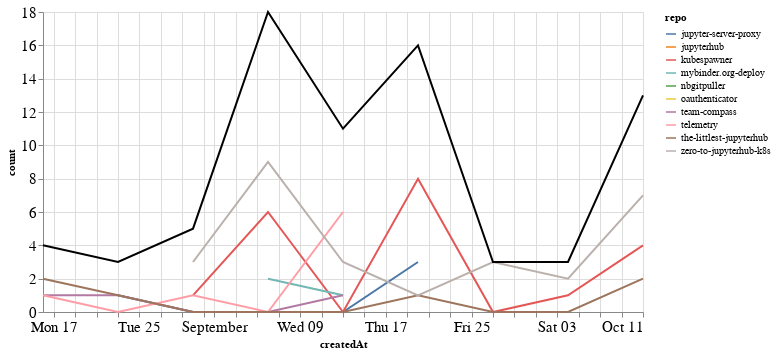

The notebook cell saved with this chart:
### Markdown cell above
## Comments

### Code cell
comments_time = comments.groupby('repo').resample('W', on='createdAt').count()['author'].reset_index()
comments_time = comments_time.rename(columns={'author': 'count'})
comments_time_total = comments_time.groupby('createdAt').agg({"count": "sum"}).reset_index()
ch1 = alt.Chart(comments_time, width=600).mark_line().encode(
    x='createdAt',
    y='count',
    color='repo',
    tooltip="repo"
)

ch2 = alt.Chart(comments_time_total, width=600).mark_line(color="black").encode(
    x='createdAt',
    y='count',
)

ch1 + ch2

### Figure 1 — Vega-Lite specification as saved in the notebook (floating-point values rounded to 4 significant figures)
{"config": {"axisLeft": {"labelFontSize": 15}, "axisBottom": {"labelFontSize": 15}}, "layer": [{"data": {"name": "data-a7ddd452dd89748d88886768906b340b"}, "mark": "line", "encoding": {"color": {"type": "nominal", "field": "repo"}, "tooltip": {"type": "nominal", "field": "repo"}, "x": {"type": "temporal", "field": "createdAt"}, "y": {"type": "quantitative", "field": "count"}}, "width": 600}, {"data": {"name": "data-55a459809a3ae8f63374b5b7ec424acf"}, "mark": {"type": "line", "color": "black"}, "encoding": {"x": {"type": "temporal", "field": "createdAt"}, "y": {"type": "quantitative", "field": "count"}}, "width": 600}], "$schema": "https://vega.github.io/schema/vega-lite/v4.8.1.json", "datasets": {"data-a7ddd452dd89748d88886768906b340b": [{"repo": "jupyter-server-proxy", "createdAt": "2020-08-23T00:00:00", "count": 1}, {"repo": "jupyter-server-proxy", "createdAt": "2020-08-30T00:00:00", "count": 0}, {"repo": "jupyter-server-proxy", "createdAt": "2020-09-06T00:00:00", "count": 0}, {"repo": "jupyter-server-proxy", "createdAt": "2020-09-13T00:00:00", "count": 0}, {"repo": "jupyter-server-proxy", "createdAt": "2020-09-20T00:00:00", "count": 3}, {"repo": "jupyterhub", "createdAt": "2020-09-20T00:00:00", "count": 2}, {"repo": "kubespawner", "createdAt": "2020-08-30T00:00:00", "count": 1}, {"repo": "kubespawner", "createdAt": "2020-09-06T00:00:00", "count": 6}, {"repo": "kubespawner", "createdAt": "2020-09-13T00:00:00", "count": 0}, {"repo": "kubespawner", "createdAt": "2020-09-20T00:00:00", "count": 8}, {"repo": "kubespawner", "createdAt": "2020-09-27T00:00:00", "count": 0}, {"repo": "kubespawner", "createdAt": "2020-10-04T00:00:00", "count": 1}, {"repo": "kubespawner", "createdAt": "2020-10-11T00:00:00", "count": 4}, {"repo": "mybinder.org-deploy", "createdAt": "2020-09-06T00:00:00", "count": 2}, {"repo": "mybinder.org-deploy", "createdAt": "2020-09-13T00:00:00", "count": 1}, {"repo": "nbgitpuller", "createdAt": "2020-09-20T00:00:00", "count": 1}, {"repo": "oauthenticator", "createdAt": "2020-09-06T00:00:00", "count": 1}, {"repo": "team-compass", "createdAt": "2020-08-16T00:00:00", "count": 1}, {"repo": "team-compass", "createdAt": "2020-08-23T00:00:00", "count": 1}, {"repo": "team-compass", "createdAt": "2020-08-30T00:00:00", "count": 0}, {"repo": "team-compass", "createdAt": "2020-09-06T00:00:00", "count": 0}, {"repo": "team-compass", "createdAt": "2020-09-13T00:00:00", "count": 1}, {"repo": "telemetry", "createdAt": "2020-08-16T00:00:00", "count": 1}, {"repo": "telemetry", "createdAt": "2020-08-23T00:00:00", "count": 0}, {"repo": "telemetry", "createdAt": "2020-08-30T00:00:00", "count": 1}, {"repo": "telemetry", "createdAt": "2020-09-06T00:00:00", "count": 0}, {"repo": "telemetry", "createdAt": "2020-09-13T00:00:00", "count": 6}, {"repo": "the-littlest-jupyterhub", "createdAt": "2020-08-16T00:00:00", "count": 2}, {"repo": "the-littlest-jupyterhub", "createdAt": "2020-08-23T00:00:00", "count": 1}, {"repo": "the-littlest-jupyterhub", "createdAt": "2020-08-30T00:00:00", "count": 0}, {"repo": "the-littlest-jupyterhub", "createdAt": "2020-09-06T00:00:00", "count": 0}, {"repo": "the-littlest-jupyterhub", "createdAt": "2020-09-13T00:00:00", "count": 0}, {"repo": "the-littlest-jupyterhub", "createdAt": "2020-09-20T00:00:00", "count": 1}, {"repo": "the-littlest-jupyterhub", "createdAt": "2020-09-27T00:00:00", "count": 0}, {"repo": "the-littlest-jupyterhub", "createdAt": "2020-10-04T00:00:00", "count": 0}, {"repo": "the-littlest-jupyterhub", "createdAt": "2020-10-11T00:00:00", "count": 2}, {"repo": "zero-to-jupyterhub-k8s", "createdAt": "2020-08-30T00:00:00", "count": 3}, {"repo": "zero-to-jupyterhub-k8s", "createdAt": "2020-09-06T00:00:00", "count": 9}, {"repo": "zero-to-jupyterhub-k8s", "createdAt": "2020-09-13T00:00:00", "count": 3}, {"repo": "zero-to-jupyterhub-k8s", "createdAt": "2020-09-20T00:00:00", "count": 1}, {"repo": "zero-to-jupyterhub-k8s", "createdAt": "2020-09-27T00:00:00", "count": 3}, {"repo": "zero-to-jupyterhub-k8s", "createdAt": "2020-10-04T00:00:00", "count": 2}, {"repo": "zero-to-jupyterhub-k8s", "createdAt": "2020-10-11T00:00:00", "count": 7}], "data-55a459809a3ae8f63374b5b7ec424acf": [{"createdAt": "2020-08-16T00:00:00", "count": 4}, {"createdAt": "2020-08-23T00:00:00", "count": 3}, {"createdAt": "2020-08-30T00:00:00", "count": 5}, {"createdAt": "2020-09-06T00:00:00", "count": 18}, {"createdAt": "2020-09-13T00:00:00", "count": 11}, {"createdAt": "2020-09-20T00:00:00", "count": 16}, {"createdAt": "2020-09-27T00:00:00", "count": 3}, {"createdAt": "2020-10-04T00:00:00", "count": 3}, {"createdAt": "2020-10-11T00:00:00", "count": 13}]}}
